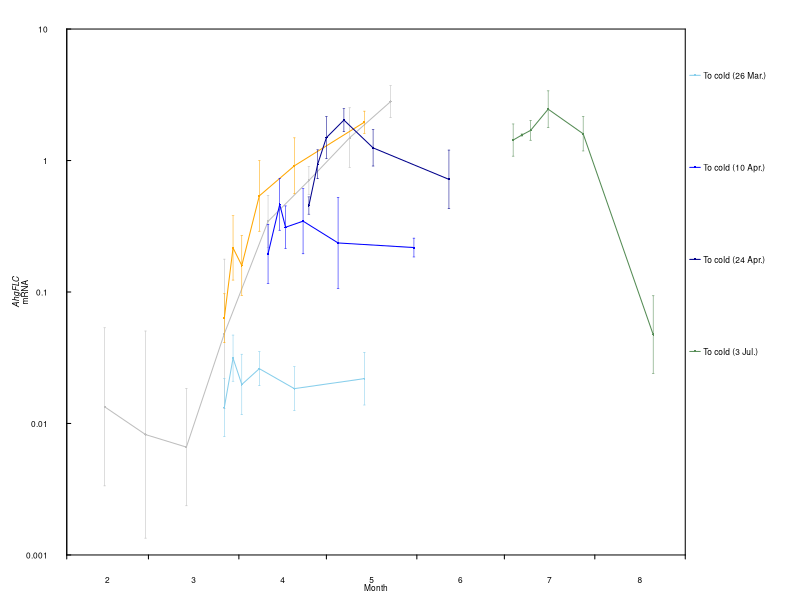

This chart was generated by the following R code:

library(fields)

dir.create("figs")

pdf("figs/FLC_RNA_transplant.pdf",width=3.3,height=0.9)
par(mar=c(1.2,2.1,0.4,4.5))
par(cex=1)
par(ps=6)
par(mgp=c(0,0.1,0))
par(xpd=T)

RNA<-read.csv("data/RNA_natural_2018.csv",header=T,sep=",")
plot(RNA$date+13,RNA$Ave.log10.FLC.ACT2,type="o",pch=16,cex=0.3,lwd=1,
     col="gray",axes=F,ann=F,xlim=c(0,212),ylim=c(-3,1))
arrows(RNA$date+13, RNA$Ave.log10.FLC.ACT2-RNA$Std.log10.FLC.ACT2, 
       RNA$date+13, RNA$Ave.log10.FLC.ACT2+RNA$Std.log10.FLC.ACT2, 
       length=.01, angle=90, code=3,lwd=0.5, col="gray")

par(new=T)
RNA2<-read.csv("data/RNA_180326transplant.csv",header=T,sep=",")
plot(RNA2$date+54,RNA2$Ave.log10.FLC.ACT2.W,type="o",pch=16,cex=0.3,lwd=1,
     col=rgb(1,0.65,0),axes=F,ann=F,xlim=c(0,212),ylim=c(-3,1))
arrows(RNA2$date+54, RNA2$Ave.log10.FLC.ACT2.W-RNA2$Std.log10.FLC.ACT2.W, 
       RNA2$date+54, RNA2$Ave.log10.FLC.ACT2.W+RNA2$Std.log10.FLC.ACT2.W, 
       length=.01, angle=90, code=3,lwd=0.5, col=rgb(1,0.65,0))

par(new=T)
plot(RNA2$date+54,RNA2$Ave.log10.FLC.ACT2.C,type="o",pch=16,cex=0.3,lwd=1,
     col="skyblue",axes=F,ann=F,xlim=c(0,212),ylim=c(-3,1))
arrows(RNA2$date+54, RNA2$Ave.log10.FLC.ACT2.C-RNA2$Std.log10.FLC.ACT2.C, 
       RNA2$date+54, RNA2$Ave.log10.FLC.ACT2.C+RNA2$Std.log10.FLC.ACT2.C, 
       length=.01, angle=90, code=3,lwd=0.5, col="skyblue")

par(new=T)
RNA3<-read.csv("data/RNA_180410transplant.csv",header=T,sep=",")
plot(RNA3$date+69,RNA3$Ave.log10.FLC.ACT2.C,type="o",pch=16,cex=0.3,lwd=1,
     col="blue",axes=F,ann=F,xlim=c(0,212),ylim=c(-3,1))
arrows(RNA3$date+69, RNA3$Ave.log10.FLC.ACT2.C-RNA3$Std.log10.FLC.ACT2.C, 
       RNA3$date+69, RNA3$Ave.log10.FLC.ACT2.C+RNA3$Std.log10.FLC.ACT2.C, 
       length=.01, angle=90, code=3,lwd=0.5, col="blue")

par(new=T)
RNA4<-read.csv("data/RNA_180424transplant.csv",header=T,sep=",")
plot(RNA4$date+83,RNA4$Ave.log10.FLC.ACT2.C,type="o",pch=16,cex=0.3,lwd=1,
     col="darkblue",axes=F,ann=F,xlim=c(0,212),ylim=c(-3,1))
arrows(RNA4$date+83, RNA4$Ave.log10.FLC.ACT2.C-RNA4$Std.log10.FLC.ACT2.C, 
       RNA4$date+83, RNA4$Ave.log10.FLC.ACT2.C+RNA4$Std.log10.FLC.ACT2.C, 
       length=.01, angle=90, code=3,lwd=0.5, col="darkblue")

par(new=T)
RNA5<-read.csv("data/RNA_180703transplant.csv",header=T,sep=",")
plot(RNA5$date+153,RNA5$Ave.log10.FLC.ACT2.C,type="o",pch=16,cex=0.3,lwd=1,
     col="palegreen4",axes=F,ann=F,xlim=c(0,212),ylim=c(-3,1))
arrows(RNA5$date+153, RNA5$Ave.log10.FLC.ACT2.C-RNA5$Std.log10.FLC.ACT2.C, 
       RNA5$date+153, RNA5$Ave.log10.FLC.ACT2.C+RNA5$Std.log10.FLC.ACT2.C, 
       length=.01, angle=90, code=3,lwd=0.5, col="palegreen4")

day<-c(0,28,31,30,31,30,31,31)
place<-c(day[1],sum(day[1:2]),sum(day[1:3]),sum(day[1:4]),sum(day[1:5]),sum(day[1:6]),sum(day[1:7]),sum(day[1:8]))
lit<-c(mean(place[1:2]),mean(place[2:3]),mean(place[3:4]),mean(place[4:5]),mean(place[5:6]),mean(place[6:7]),mean(place[7:8]))
labelx<-c("2","3","4","5","6","7","8")
axis(side=1,at=place,label=F,tcl=-0.2,pos=-3)
mtext(side=1,at=lit,labelx,line=-0.45)
mtext("Month",side=1,line=-0.05)

axis(side=2,at=seq(-3,1,1),tcl=0.2,las=2,pos=0,labels=F)
arrows(0,-3,0,1,length=0)
mtext(side=2,at=seq(-3,1,1),text=c("0.001","0.01","0.1","1","10"),las=1,line=-0.3)
mtext(expression(paste(italic("AhgFLC"))),side=2,line=0.85)
mtext("mRNA",side=2,line=0.5)

legend(212,2.2,legend="Natural",
       col="gray",lty=1,pch=16,lwd=1,pt.cex=0.3,bty="n",x.intersp=0.2,seg.len=0.7)
legend(212,1.5,legend="To warm (26 Mar.)",
       col=rgb(1,0.65,0),lty=1,pch=16,lwd=1,pt.cex=0.3,bty="n",x.intersp=0.2,seg.len=0.7)
legend(212,0.8,legend="To cold (26 Mar.)",
       col="skyblue",lty=1,pch=16,lwd=1,pt.cex=0.3,bty="n",x.intersp=0.2,seg.len=0.7)
legend(212,0.1,legend="To cold (10 Apr.)",
       col="blue",lty=1,pch=16,lwd=1,pt.cex=0.3,bty="n",x.intersp=0.2,seg.len=0.7)
legend(212,-0.6,legend="To cold (24 Apr.)",
       col="darkblue",lty=1,pch=16,lwd=1,pt.cex=0.3,bty="n",x.intersp=0.2,seg.len=0.7)
legend(212,-1.3,legend="To cold (3 Jul.)",
       col="palegreen4",lty=1,pch=16,lwd=1,pt.cex=0.3,bty="n",x.intersp=0.2,seg.len=0.7)

arrows(0,1,212,1,length=0)
arrows(212,-3,212,1,length=0)
dev.off()
